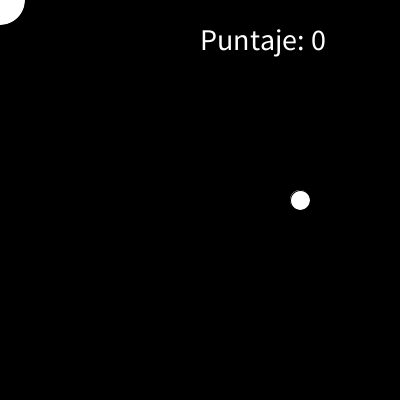
Frame 1 (no input)
Frame 60 (the mouse pressed at the canvas centre just before this capture): identical to frame 1, image omitted
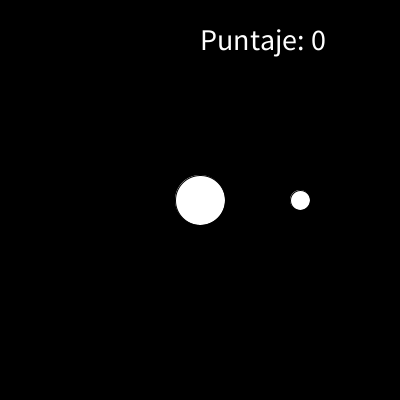
Frame 120 (the mouse held since frame 60 and released just before this capture)

The Processing sketch that drew these frames (run headless with seeded random() and noise(); from frame 60 on, the mouse is pressed at the canvas centre):

// Processing sketch: Ejemplo01ColisionCircular
// ── Ejemplo01ColisionCircular.pde
private Jugador jugador;
private Moneda moneda;

public void setup()
{
  size(400,400);
  jugador = new Jugador();
  moneda = new Moneda();
}

public void draw()
{
  background(0);
  cambiarPosJugador();
  if(moneda.isExiste() == true )
  {
    jugador.aplicarColision(moneda);
    moneda.dibujar();
  }
  jugador.dibujar();
  mostrarDatos();
}

public void cambiarPosJugador()
{
 jugador.setPosicion(new PVector(mouseX, mouseY)); 
}

public void mostrarDatos()
{
  textSize(30);
  text("Puntaje: " + jugador.getPuntaje(), 200,50);
}

// ── Jugador.pde
public class Jugador
{
  private int puntaje;
  private PVector posicion;
  private int diametroCollider; //Envolvente.
  
  public Jugador()
  {
     this.posicion = new PVector(); 
     this.puntaje = 0;
     this.diametroCollider = 50;
  }
  
  public void dibujar()
  {
    circle(posicion.x,posicion.y,diametroCollider);
  }
  
  public void setPosicion(PVector posicion)
  {
    this.posicion = posicion;
  }
  
  public int getPuntaje()
  {
      return this.puntaje;
  }
  
  public void aplicarColision(Moneda moneda) //Dpendencia parcial con la clase Moneda.
  {
    float distancia = this.posicion.dist(moneda.getPosicion());
    if(distancia < this.diametroCollider/2 + moneda.getDiametroEnvolvente()/2)
    {
      this.puntaje += moneda.getValor();
      moneda.setExiste(false);
    }
  }
}

// ── Moneda.pde
public class Moneda
{
  private int valor;
  private PVector posicion;
  private int diametroEnvolvente; //Envolvente.
  private boolean existe;
  
  public Moneda()
  {
    this.posicion = new PVector(300,200);
    this.valor = 10;
    this.diametroEnvolvente = 20;
    this.existe = true;
  }
  
  public void dibujar()
  {
    circle(this.posicion.x, this.posicion.y, diametroEnvolvente);
  }
  
  public PVector getPosicion()
  {
     return this.posicion; 
  }
  
  public int getDiametroEnvolvente()
  {
    return this.diametroEnvolvente;
  }
  
  public int getValor()
  {
     return this.valor; 
  }
  
  public void setExiste(boolean existe)
  {
    this.existe = existe;
  }
  
  public boolean isExiste()
  {
    return this.existe; 
  }
}
